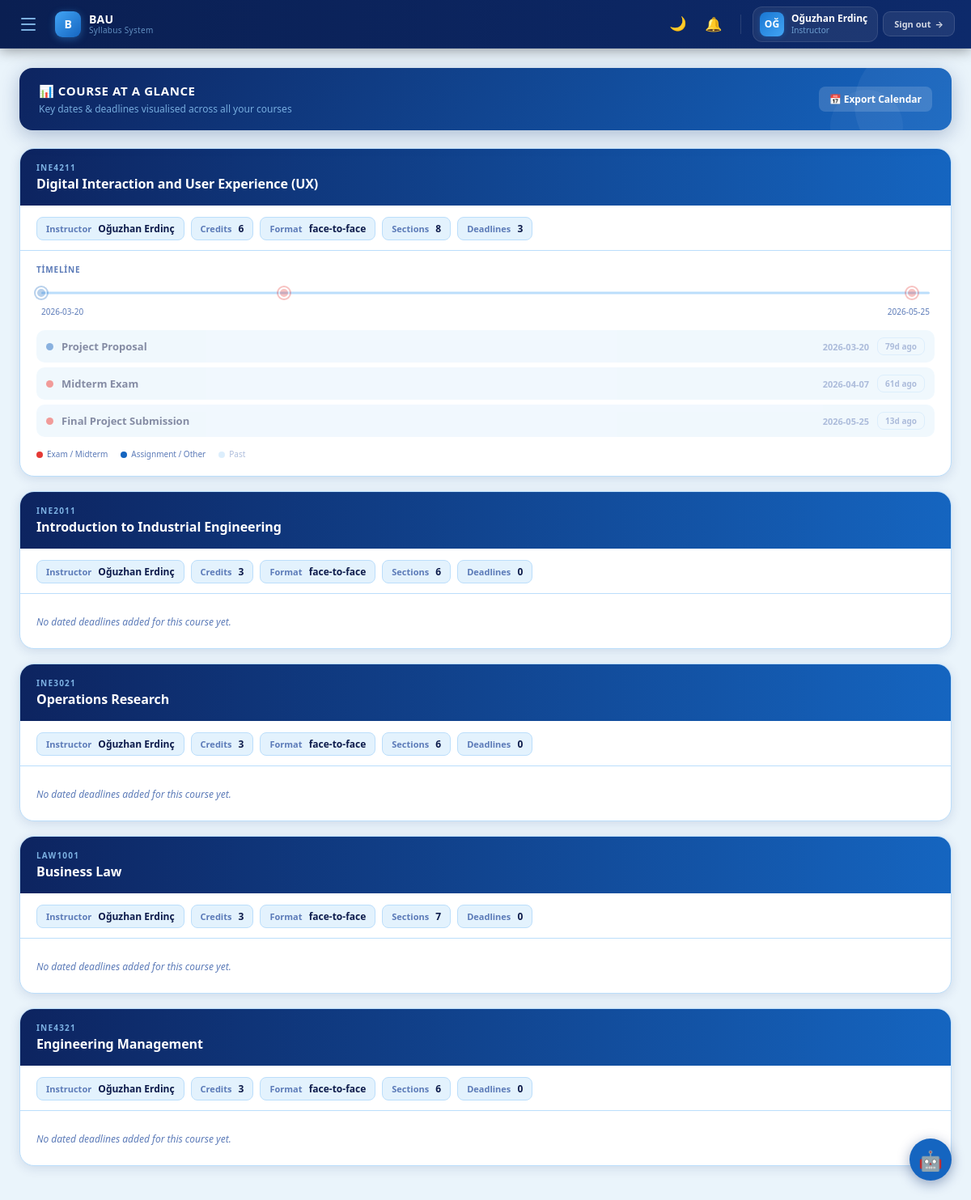
The page /overview (signed in) on the database its author committed.
### tables this page shows
CREATE TABLE users (
        id INTEGER PRIMARY KEY AUTOINCREMENT,
        username TEXT UNIQUE NOT NULL,
        password TEXT NOT NULL,
        role TEXT NOT NULL CHECK(role IN ('student','instructor')),
        department TEXT DEFAULT ''
    , full_name TEXT DEFAULT "", title TEXT DEFAULT '');

CREATE TABLE courses (
        id INTEGER PRIMARY KEY AUTOINCREMENT,
        code TEXT UNIQUE NOT NULL,
        name TEXT NOT NULL,
        instructor_id INTEGER NOT NULL,
        department TEXT DEFAULT '',
        credit INTEGER DEFAULT 3,
        delivery TEXT DEFAULT 'face-to-face',
        course_type TEXT DEFAULT 'Departmental Elective',
        classroom TEXT DEFAULT '',
        schedule TEXT DEFAULT '',
        office TEXT DEFAULT '',
        office_hours TEXT DEFAULT '',
        email TEXT DEFAULT '',
        cv_link TEXT DEFAULT '',
        FOREIGN KEY(instructor_id) REFERENCES users(id)
    );

CREATE TABLE deadlines (
        id INTEGER PRIMARY KEY AUTOINCREMENT,
        course_id INTEGER NOT NULL,
        title TEXT NOT NULL,
        due_date TEXT NOT NULL,
        FOREIGN KEY(course_id) REFERENCES courses(id)
    );

### app.py (the view)
@app.route("/overview")
@login_required
def overview():
    courses = get_user_courses()
    return render_template("overview.html",
                           user=session, courses=courses,
                           current_course=courses[0] if courses else None,
                           overview=_build_overview(courses))

### app.py (called while the page is built)
@app.context_processor
def inject_notif_count():
    if "user_id" in session:
        try:
            conn = get_conn()
            cnt = conn.execute(
                "SELECT COUNT(*) FROM notifications WHERE user_id=? AND is_read=0",
                (session["user_id"],)
            ).fetchone()[0]
            conn.close()
            return {"notif_count": cnt}
        except Exception:
            pass
    return {"notif_count": 0}

def login_required(f):
    from functools import wraps
    @wraps(f)
    def decorated(*args, **kwargs):
        if "user_id" not in session:
            return redirect(url_for("login"))
        return f(*args, **kwargs)
    return decorated

def get_user_courses():
    conn = get_conn()
    if session["role"] == "student":
        rows = conn.execute("""SELECT c.* FROM courses c
                               JOIN enrollments e ON e.course_id=c.id
                               WHERE e.student_id=?""", (session["user_id"],)).fetchall()
    else:
        rows = conn.execute("SELECT * FROM courses WHERE instructor_id=?",
                            (session["user_id"],)).fetchall()
    conn.close()
    return [dict(r) for r in rows]

### db.py (called while the page is built)
def get_conn():
    conn = sqlite3.connect(DB_PATH)
    conn.row_factory = sqlite3.Row
    return conn

### templates/overview.html (shortened to what this page needs)
{% extends "base.html" %}
{% set active_page = 'overview' %}
{% block content %}
<div class="page-hdr">
  <div class="page-hdr-left">
    <h2>📊 Course at a Glance</h2>
    <p>Key dates &amp; deadlines visualised across all your courses</p>
  </div>
  <div class="page-hdr-actions">
    <a href="/calendar.ics" class="btn btn-sm" style="background:rgba(255,255,255,.15);color:#fff;border-radius:8px;padding:7px 13px;text-decoration:none;font-size:12px;font-weight:700;">📅 Export Calendar</a>
  </div>
</div>
{% for o in overview %}
<div class="ov-card">
  <div class="ov-card-hdr">
    <div class="ov-card-hdr-left">
      <div class="ov-code">{{ o.course.code }}</div>
      <div class="ov-name">{{ o.course.name }}</div>
    </div>
  </div>
  <div class="ov-stats">
    <div class="ov-chip"><span class="ov-chip-label">Instructor</span> &nbsp;{{ o.instructor }}</div>
    {% if o.course.credit %}<div class="ov-chip"><span class="ov-chip-label">Credits</span> &nbsp;{{ o.course.credit }}</div>{% endif %}
    {% if o.course.delivery %}<div class="ov-chip"><span class="ov-chip-label">Format</span> &nbsp;{{ o.course.delivery }}</div>{% endif %}
    <div class="ov-chip"><span class="ov-chip-label">Sections</span> &nbsp;{{ o.n_sections }}</div>
    <div class="ov-chip"><span class="ov-chip-label">Deadlines</span> &nbsp;{{ o.n_deadlines }}</div>
  </div>
  <div class="ov-timeline">
    {% if o.timeline.points %}
      <div class="ov-tl-label">Timeline</div>
      <div class="tl-bar-wrap">
        <div class="tl-bar-line"></div>
        {% for p in o.timeline.points %}
        <div class="tl-dot-wrap" style="left:{{ [p.pct, 98]|min }}%;"
             title="{{ p.title }} — {{ p.due_date }}">
          <div class="tl-dot {{ p.kind }} {% if p.days < 0 %}past{% endif %}"></div>
        </div>
        {% endfor %}
      </div>
      <div class="tl-ends">
        <span>{{ o.timeline.start }}</span>
        <span>{{ o.timeline.end }}</span>
      </div>
      <div class="dl-list">
        {% for p in o.timeline.points %}
        <div class="dl-row {% if p.days < 0 %}past-row{% endif %}">
          <div class="dl-dot {{ p.kind }}"></div>
          <div class="dl-title">{{ p.title }}</div>
          <div class="dl-date">{{ p.due_date }}</div>
          {% if p.days < 0 %}
            <span class="dl-badge past">{{ p.days|abs }}d ago</span>
          {% elif p.days <= 7 %}
            <span class="dl-badge soon">{{ p.days }}d ⚠️</span>
          {% elif p.days <= 21 %}
            <span class="dl-badge near">{{ p.days }}d</span>
          {% else %}
            <span class="dl-badge far">{{ p.days }}d</span>
          {% endif %}
        </div>
        {% endfor %}
      </div>
      <div class="tl-legend">
        <span><span class="tl-legend-dot" style="background:#E53935;"></span>Exam / Midterm</span>
        <span><span class="tl-legend-dot" style="background:var(--navy-mid);"></span>Assignment / Other</span>
        <span style="opacity:.5;"><span class="tl-legend-dot" style="background:var(--border);"></span>Past</span>
      </div>
    {% else %}
      <div class="ov-empty">No dated deadlines added for this course yet.</div>
    {% endif %}
  </div>
</div>
{% endfor %}
{% endblock %}

### templates/base.html (shortened to what this page needs)
<!DOCTYPE html>
<html lang="tr">
<head>
</head>
<body>
<header class="topbar" role="banner">
  <div class="topbar-left">
    <button class="hamburger" id="sidebar-toggle"
            onclick="toggleSidebar()"
            aria-label="Toggle navigation"
            aria-expanded="false"
            aria-controls="sidebar">
      <span></span><span></span><span></span>
    </button>
    <a href="/dashboard" class="topbar-logo">
      <div class="logo-mark">B</div>
      <div class="logo-text">
        <span class="logo-brand">BAU</span>
        <span class="logo-sub">Syllabus System</span>
      </div>
    </a>
  </div>
  <div class="topbar-right">
    <button id="theme-toggle"
            class="topbar-icon-btn"
            onclick="toggleTheme()"
            aria-label="Toggle dark/light mode"
            title="Toggle theme">🌙</button>
    <a href="/notifications"
       class="topbar-icon-btn"
       aria-label="Notifications{% if notif_count > 0 %} ({{ notif_count }} unread){% endif %}"
       title="Notifications">
      🔔
    </a>
    <div class="topbar-user" role="status" aria-live="polite">
      <div class="user-avatar">{{ (user.full_name or user.username)[:2] }}</div>
      <div class="user-info">
        <div class="user-name">{{ user.full_name or user.username }}</div>
        <div class="user-role">{{ user.role|capitalize }}</div>
      </div>
    </div>
    <a href="/logout" class="btn-logout" aria-label="Sign out">
      <span>Sign out</span>
      <span aria-hidden="true">→</span>
    </a>
  </div>
</header>
  {% if current_course is not defined or current_course is none %}
    {% set current_course = courses[0] if courses else none %}
  {% endif %}
<div class="app-body">
  <main id="main-content" class="content" role="main" tabindex="-1">
    {% block content %}{% endblock %}
  </main>
</div>
{% if active_page != 'ai' %}
<a href="/ai" aria-label="AI Assistant" role="button" title="AI Assistant" style="position:fixed;bottom:24px;right:24px;z-index:300;width:52px;height:52px;border-radius:50%;background:var(--navy-mid);color:#fff;display:flex;align-items:center;justify-content:center;font-size:24px;text-decoration:none;box-shadow:0 4px 16px rgba(11,42,107,0.4);transition:transform .2s;" onmouseover="this.style.transform='scale(1.1)'" onmouseout="this.style.transform='scale(1)'">🤖</a>
{% endif %}
</body>
</html>

### templates/overview.html (style rules this page uses)
.ov-card { background:var(--card);border:1px solid var(--border); border-radius:18px;margin-bottom:18px;overflow:hidden; box-shadow:0 3px 14px var(--shadow); transition:box-shadow .15s; }
.ov-card-hdr { background:linear-gradient(90deg,#0d2460,#1565C0); padding:16px 20px; display:flex;align-items:center;justify-content:space-between;gap:12px; flex-wrap:wrap; }
.ov-code { font-size:10px;font-weight:800;text-transform:uppercase;letter-spacing:1.2px;color:rgba(144,202,249,.85); }
.ov-name { font-size:16px;font-weight:800;color:#fff;margin-top:2px;letter-spacing:-.1px; }
.ov-stats { display:flex;flex-wrap:wrap;gap:8px; padding:14px 20px 12px;border-bottom:1px solid var(--border); }
.ov-chip { display:inline-flex;align-items:center;gap:5px; font-size:12px;font-weight:600;color:var(--text); background:var(--sky-pale);border:1px solid var(--border); border-radius:8px;padding:5px 11px; }
.ov-chip-label { color:var(--subtext);font-size:11px; }
.ov-timeline { padding:16px 20px 20px; }
.ov-tl-label { font-size:10px;font-weight:800;text-transform:uppercase; letter-spacing:.8px;color:var(--subtext);margin-bottom:12px; }
.tl-bar-wrap { position:relative;height:20px;margin:0 6px 6px; }
.tl-bar-line { position:absolute;top:50%;left:0;right:0;height:3px; background:var(--border);border-radius:3px;transform:translateY(-50%); }
.tl-dot-wrap { position:absolute;top:50%;transform:translate(-50%,-50%); }
.tl-dot { width:14px;height:14px;border-radius:50%; border:2px solid var(--card); transition:transform .15s;cursor:default; }
.tl-dot.exam { background:#E53935;box-shadow:0 0 0 2px #E53935; }
.tl-dot.task { background:var(--navy-mid);box-shadow:0 0 0 2px var(--navy-mid); }
.tl-dot.past { opacity:.3; }
.tl-ends { display:flex;justify-content:space-between; font-size:10px;color:var(--subtext); margin:4px 6px 16px; }
.dl-list { display:flex;flex-direction:column;gap:6px; }
.dl-row { display:flex;align-items:center;gap:10px; padding:9px 12px;border-radius:10px; background:var(--sky-pale); transition:background .15s; }
.dl-row.past-row { opacity:.5; }
.dl-dot { width:9px;height:9px;border-radius:50%;flex-shrink:0; }
.dl-dot.exam { background:#E53935; }
.dl-dot.task { background:var(--navy-mid); }
.dl-title { font-size:13px;font-weight:700;color:var(--text);flex:1;min-width:0;white-space:nowrap;overflow:hidden;text-overflow:ellipsis; }
.dl-date { font-size:11px;color:var(--subtext);white-space:nowrap;flex-shrink:0;font-weight:600; }
.dl-badge { font-size:10px;font-weight:800;padding:3px 9px; border-radius:8px;white-space:nowrap;flex-shrink:0; }
.dl-badge.past { background:var(--sky-pale);color:var(--subtext);border:1px solid var(--border); }
.tl-legend { display:flex;gap:16px;font-size:10px;color:var(--subtext); margin-top:14px;align-items:center;flex-wrap:wrap; }
.tl-legend-dot { width:8px;height:8px;border-radius:50%;display:inline-block;margin-right:5px;vertical-align:middle; }
.ov-empty { font-size:12px;color:var(--subtext);padding:10px 0 4px;font-style:italic; }

### rows shown on the page
users: full_name "Oğuzhan Erdinç", role "Instructor", course.code "INE4211", course.name "Digital Interaction and User Experience (UX)", instructor "Oğuzhan Erdinç", course.credit "6", course.delivery "face-to-face", n_sections "8", n_deadlines "3", timeline.start "2026-03-20", timeline.end "2026-05-25", course.code "INE2011", course.name "Introduction to Industrial Engineering", course.credit "3", n_sections "6", n_deadlines "0", shows "No dated deadlines added for this course yet.", course.code "INE3021", course.name "Operations Research", course.code "LAW1001", course.name "Business Law", n_sections "7", course.code "INE4321", course.name "Engineering Management"
deadlines: title "Project Proposal", due_date "2026-03-20", days|abs "79"
deadlines: title "Midterm Exam", due_date "2026-04-07", days|abs "61"
deadlines: title "Final Project Submission", due_date "2026-05-25", days|abs "13"

### other values the page prints
{{ (user.full_name or user.username)[:2] }} "OĞ"
